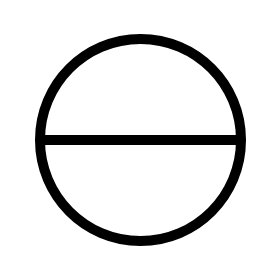
#> input picture dataset/blindness/1.png, 280 x 280 px
$ python generate_rune_variants.py
#> lines starting #> are read from the running program, lines starting #| are printed output that depends on the picture; after the words box and inside, x2 and y2 are one past the last pixel; in counts of white or black regions, pixels touching at a corner belong together
import os
import cv2
import numpy as np
import random

DATASET_DIR = "dataset"
VARIATIONS_PER_RUNE = 50

# ============================
# FILE NUMBERING
# ============================

def get_highest_index(directory):

    if not os.path.exists(directory):
        return 0

    highest = 0

    for file in os.listdir(directory):

        if not file.endswith(".png"):
            continue

        name = file.split(".")[0]

        if name.isdigit():
            num = int(name)
            if num > highest:
                highest = num

    return highest


# ============================
# STRUCTURAL VARIATION ENGINE
# ============================

def random_affine(img):
    h, w = img.shape

    # Random triangle in original image
    pts1 = np.float32([
        [0, 0],
        [w, 0],
        [0, h]
    ])

    max_shift = 0.25

    pts2 = np.float32([
        [random.uniform(0, w*max_shift), random.uniform(0, h*max_shift)],
        [w - random.uniform(0, w*max_shift), random.uniform(0, h*max_shift)],
        [random.uniform(0, w*max_shift), h - random.uniform(0, h*max_shift)]
    ])

    M = cv2.getAffineTransform(pts1, pts2)

    warped = cv2.warpAffine(
        img,
        M,
        (w, h),
        borderValue=255
    )

    return warped


def random_perspective(img):
    h, w = img.shape

    max_shift = 0.3

    pts1 = np.float32([
        [0, 0],
        [w, 0],
        [w, h],
        [0, h]
    ])

    pts2 = np.float32([
        [random.uniform(0, w*max_shift), random.uniform(0, h*max_shift)],
        [w - random.uniform(0, w*max_shift), random.uniform(0, h*max_shift)],
        [w - random.uniform(0, w*max_shift), h - random.uniform(0, h*max_shift)],
        [random.uniform(0, w*max_shift), h - random.uniform(0, h*max_shift)]
    ])

    M = cv2.getPerspectiveTransform(pts1, pts2)

    warped = cv2.warpPerspective(
        img,
        M,
        (w, h),
        borderValue=255
    )

    return warped


def random_scale_translate(img):
    h, w = img.shape

    scale = random.uniform(0.90, 1.10)

    cx, cy = w/2, h/2

    M = np.float32([
        [scale, 0, cx - scale*cx],
        [0, scale, cy - scale*cy]
    ])

    warped = cv2.warpAffine(
        img,
        M,
        (w, h),
        borderValue=255
    )

    return warped


def random_rotate(img):
    h, w = img.shape

    angle = random.uniform(-15, 15)

    M = cv2.getRotationMatrix2D(
        (w//2, h//2),
        angle,
        random.uniform(0.8, 1.2)
    )

    warped = cv2.warpAffine(
        img,
        M,
        (w, h),
        borderValue=255
    )

    return warped


def elastic_warp(img, alpha, sigma):
    """
    alpha = strength of distortion
    sigma = smoothness of distortion

    higher alpha = more wobble
    higher sigma = smoother curves
    """

    h, w = img.shape

    # generate smooth random displacement fields
    dx = np.random.randn(h, w).astype(np.float32)
    dy = np.random.randn(h, w).astype(np.float32)

    dx = cv2.GaussianBlur(dx, (0,0), sigma) * alpha
    dy = cv2.GaussianBlur(dy, (0,0), sigma) * alpha

    # create coordinate grid
    x, y = np.meshgrid(np.arange(w), np.arange(h))

    map_x = (x + dx).astype(np.float32)
    map_y = (y + dy).astype(np.float32)

    warped = cv2.remap(
        img,
        map_x,
        map_y,
        interpolation=cv2.INTER_NEAREST,  # preserves sharp stroke edges
        borderMode=cv2.BORDER_CONSTANT,
        borderValue=255
    )

    return warped


# Combine transforms randomly
def generate_variation(base_img):

    img = base_img.copy()

    transforms = [
        random_affine,
        random_perspective,
        random_rotate,
        random_scale_translate
    ]

    random.shuffle(transforms)

    for t in transforms[:random.randint(1, 3)]:
        img = t(img)

    img = elastic_warp(img, alpha=30, sigma=8)

    return img


# ============================
# MAIN GENERATION LOOP
# ============================

def generate_for_spell(spell_dir):

#> called with spell_dir = 'dataset/blindness'
    base_path = os.path.join(spell_dir, "1.png")

    if not os.path.exists(base_path):
        print(f"Skipping {spell_dir}, no 1.png")
        return 0

    base_img = cv2.imread(base_path, cv2.IMREAD_GRAYSCALE)
#> base_img is the input picture: shape (280, 280); min 0, max 255, mean 228.2

    highest = get_highest_index(spell_dir)

    count = 0

    for i in range(VARIATIONS_PER_RUNE):

        highest += 1

        variation = generate_variation(base_img)

        save_path = os.path.join(
            spell_dir,
            f"{highest}.png"
        )

        cv2.imwrite(save_path, variation)

        count += 1
#> this loop made 50 passes
#> pass 1, in random_rotate, `warped = cv2.warpAffine( img, M, (w, h), borderValue=255 )`:
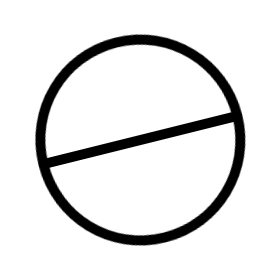
#> warped: shape (280, 280); min 0, max 255, mean 228.5
#> pass 1, in random_affine, `warped = cv2.warpAffine( img, M, (w, h), borderValue=255 )`:
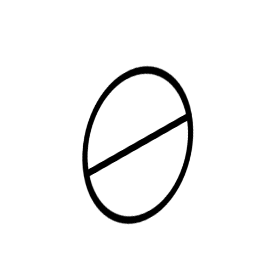
#> warped: shape (280, 280); min 0, max 255, mean 244.7
#> pass 1, in elastic_warp, `warped = cv2.remap( img, map_x, map_y, interpolation=cv2.INTER_NEAREST,`:
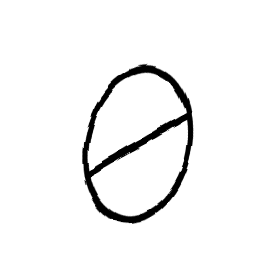
#> warped: shape (280, 280); min 0, max 255, mean 244.5
#> pass 2, in random_rotate (call 2), `warped = cv2.warpAffine( img, M, (w, h), borderValue=255 )`:
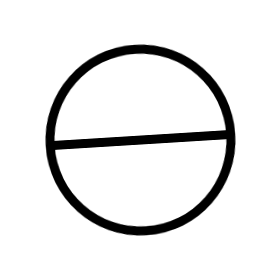
#> warped: shape (280, 280); min 0, max 255, mean 233.3
#> after the loop, count = 50; highest = 51

    return count


def main():

    total = 0

    for spell in os.listdir(DATASET_DIR):

        spell_dir = os.path.join(DATASET_DIR, spell)

        if not os.path.isdir(spell_dir):
            continue

        added = generate_for_spell(spell_dir)
#> added = 50

        print(f"{spell}: added {added}")
#| blindness: added 50
        total += added
#> total = 50
#> pass 2 of the loop in main, `for spell in os.listdir(DATASET_DIR):`:
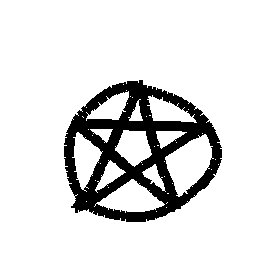
#> input picture dataset/curse/1.png, 280 x 280 px
#> base_img: shape (280, 280); 88% white; 1 black region, box (x1, y1, x2, y2) and area: (64, 80, 222, 222) 9379
#> the loop in generate_for_spell (call 2), `for i in range(VARIATIONS_PER_RUNE): ` made 50 passes
#> pass 1, in elastic_warp (call 51), `dx = cv2.GaussianBlur(dx, (0,0), sigma) * alpha`:
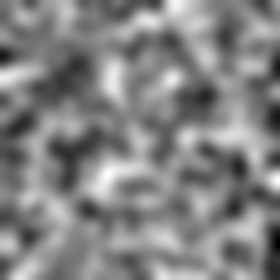
#> dx: shape (280, 280) float32; min -3.58, max 3.36, mean 0.00522; drawn with min black and max white
#> pass 1, in elastic_warp (call 51), `dy = cv2.GaussianBlur(dy, (0,0), sigma) * alpha`:
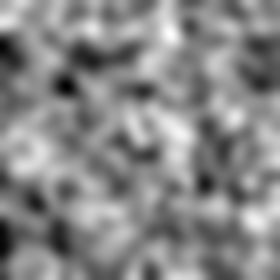
#> dy: shape (280, 280) float32; min -3.64, max 3.06, mean -0.0807; drawn with min black and max white
#| curse: added 50
#> pass 3 of the loop in main, `for spell in os.listdir(DATASET_DIR):`:
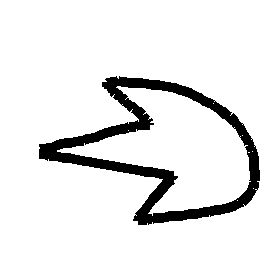
#> input picture dataset/fireball/1.png, 280 x 280 px
#> base_img: shape (280, 280); 91.6% white; 1 black region, box (x1, y1, x2, y2) and area: (39, 76, 260, 225) 6591
#> the loop in generate_for_spell (call 3), `for i in range(VARIATIONS_PER_RUNE): ` made 50 passes
#> pass 1, in elastic_warp (call 101), `dy = cv2.GaussianBlur(dy, (0,0), sigma) * alpha`:
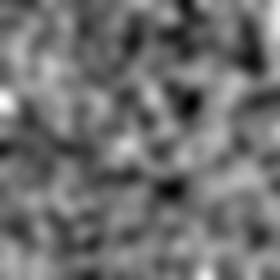
#> dy: shape (280, 280) float32; min -3.48, max 4.66, mean 0.115; drawn with min black and max white
#> pass 1, in elastic_warp (call 101), `map_x = (x + dx).astype(np.float32)`:
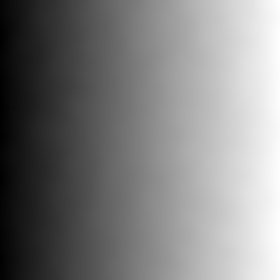
#> map_x: shape (280, 280) float32; min -3.17, max 281.2, mean 139.4; drawn with min black and max white
#| fireball: added 50
#> the loop made 5 passes; the first 3 are shown
        #break

    print(f"\nTotal added: {total}")


if __name__ == "__main__":
    main()
